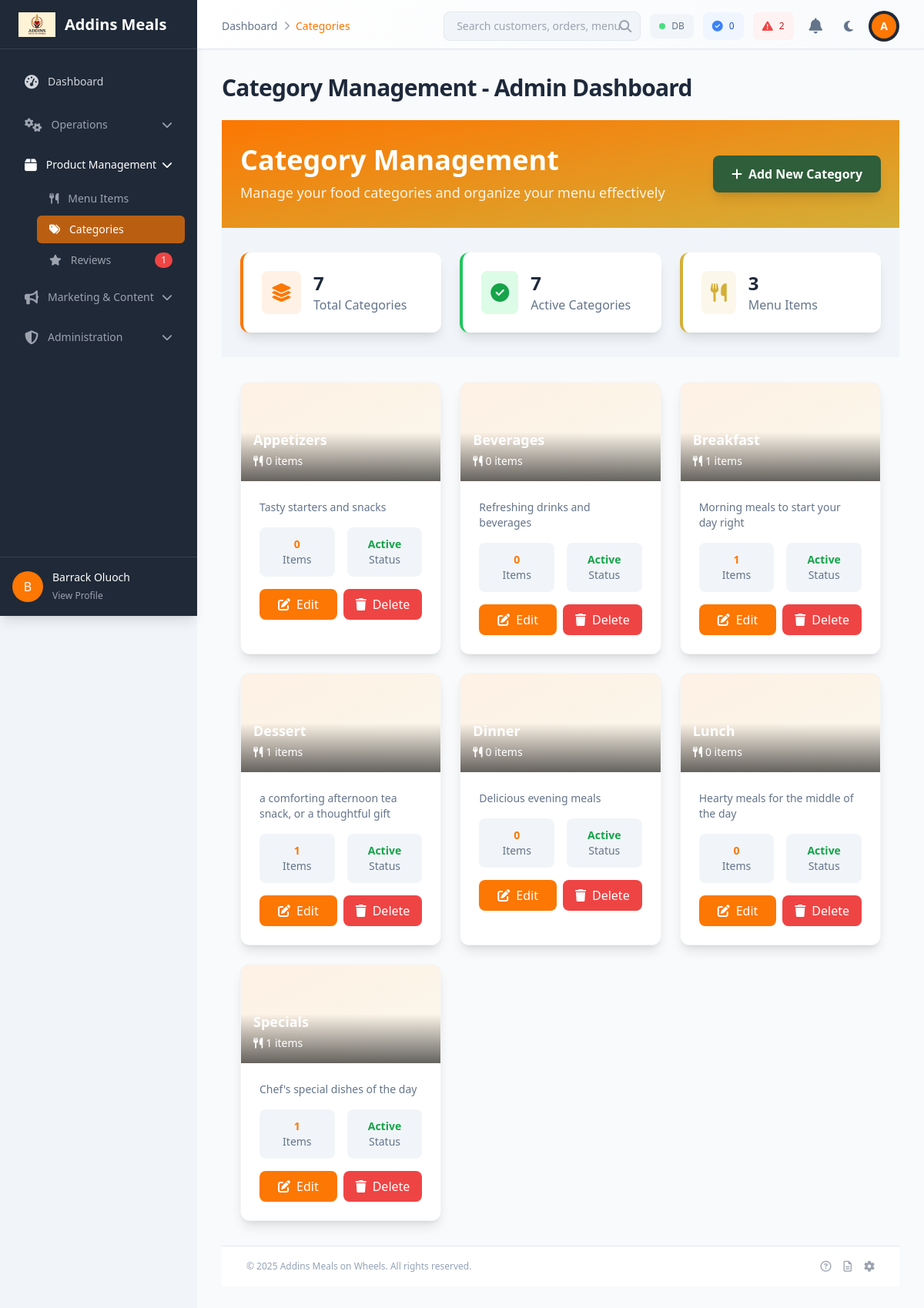
Screenshot of /admin/categories.php (signed in) with the database file from the repository.
### tables this page shows
CREATE TABLE `categories` (
  `id` int(11) NOT NULL,
  `name` varchar(100) NOT NULL,
  `description` text DEFAULT NULL,
  `image` varchar(255) DEFAULT NULL,
  `is_active` tinyint(1) DEFAULT 1,
  `created_at` timestamp NOT NULL DEFAULT current_timestamp(),
  `updated_at` timestamp NOT NULL DEFAULT current_timestamp() ON UPDATE current_timestamp()
);

### admin/categories.php (the view, shortened to what the rows shown need)
<?php
require_once '../includes/config.php';
$categories = [];
try {
    $stmt = $pdo->query("
        SELECT c.*, COUNT(mi.id) as item_count
        FROM categories c
        LEFT JOIN menu_items mi ON c.id = mi.category_id AND mi.status = 'active'
        GROUP BY c.id, c.name, c.description, c.image, c.is_active, c.created_at, c.updated_at
        ORDER BY c.name
    ");
    $categories = $stmt->fetchAll(PDO::FETCH_ASSOC);
} catch (PDOException $e) {
    $error = 'Error fetching categories: ' . $e->getMessage();
}
$page_title = 'Category Management - Admin Dashboard';
require_once 'includes/header.php';
?>
<div class="bg-gradient-to-br from-primary via-primary-dark to-secondary text-white">
    <div class="container mx-auto px-6 py-8">
        <div class="flex flex-col lg:flex-row lg:items-center lg:justify-between">
            <div>
                <h1 class="text-3xl md:text-4xl font-bold mb-2">Category Management</h1>
            </div>
        </div>
    </div>
</div>
<div class="container mx-auto px-6 py-8">
    <div class="grid grid-cols-1 md:grid-cols-2 lg:grid-cols-3 gap-6">
        <?php if (empty($categories)): ?>
            <div class="col-span-full text-center py-16">
                <div class="max-w-md mx-auto">
                    <i class="fas fa-layer-group text-6xl text-gray-300 mb-4"></i>
                    <h3 class="text-2xl font-semibold text-gray-700 mb-2">No categories found</h3>
                    <p class="text-gray-500 mb-6">Get started by creating your first category.</p>
                    <button onclick="showAddCategoryModal()"
                            class="bg-primary hover:bg-primary-dark text-white px-6 py-3 rounded-lg font-semibold transition-colors duration-200">
                        <i class="fas fa-plus mr-2"></i>
                        Add Your First Category
                    </button>
                </div>
            </div>
        <?php else: ?>
            <?php foreach ($categories as $category): ?>
                <div class="bg-white rounded-xl shadow-lg hover:shadow-xl transition-all duration-300 overflow-hidden border border-gray-100">
                    <div class="relative h-32 bg-gradient-to-br from-primary/10 to-secondary/10">
                        <div class="absolute inset-0 bg-gradient-to-t from-black/60 via-transparent to-transparent"></div>
                        <div class="absolute bottom-0 left-0 right-0 p-4 text-white">
                            <h3 class="text-lg font-bold mb-1"><?php echo htmlspecialchars($category['name']); ?></h3>
                            <div class="flex items-center text-sm">
                                <i class="fas fa-utensils mr-1"></i>
                                <span><?php echo $category['item_count']; ?> items</span>
                            </div>
                        </div>
                    </div>
                    <div class="p-6">
                        <p class="text-gray-600 text-sm mb-4 line-clamp-3">
                            <?php echo htmlspecialchars($category['description'] ?? 'No description available'); ?>
                        </p>
                        <div class="grid grid-cols-2 gap-4 mb-4 text-sm">
                            <div class="text-center p-3 bg-gray-50 rounded-lg">
                                <div class="font-bold text-primary"><?php echo $category['item_count']; ?></div>
                                <div class="text-gray-600">Items</div>
                            </div>
                            <div class="text-center p-3 bg-gray-50 rounded-lg">
                                <div class="font-bold text-green-600"><?php echo $category['is_active'] ? 'Active' : 'Inactive'; ?></div>
                                <div class="text-gray-600">Status</div>
                            </div>
                        </div>
                        <div class="flex gap-2">
                            <button onclick="editCategory(<?php echo htmlspecialchars(json_encode($category)); ?>)"
                                    class="flex-1 bg-primary hover:bg-primary-dark text-white px-4 py-2 rounded-lg font-medium transition-colors duration-200 flex items-center justify-center">
                                <i class="fas fa-edit mr-2"></i>
                                Edit
                            </button>
                            <form action="" method="POST" class="flex-1" onsubmit="return false;">
                                <button type="button" onclick="event.preventDefault(); confirmDeleteCategory(<?php echo $category['id']; ?>, '<?php echo htmlspecialchars(addslashes($category['name'])); ?>');"
                                        class="w-full bg-red-500 hover:bg-red-600 text-white px-4 py-2 rounded-lg font-medium transition-colors duration-200 flex items-center justify-center">
                                    <i class="fas fa-trash mr-2"></i>
                                    Delete
                                </button>
                            </form>
                        </div>
                    </div>
                </div>
            <?php endforeach; ?>
        <?php endif; ?>
    </div>
</div>
<?php
require_once 'includes/footer.php';
?>

### admin/includes/header.php (shortened to what the rows shown need)
<?php
global $pdo;
$page_title = $page_title ?? 'Dashboard';
if (file_exists(dirname(__DIR__) . '/functions.php')) {
    require_once dirname(__DIR__) . '/functions.php';
} elseif (file_exists(dirname(__DIR__, 2) . '/includes/functions.php')) {
      require_once dirname(__DIR__, 2) . '/includes/functions.php';
} else {
    if (!function_exists('getCount')) {
        function getCount($pdo, $table, $where_clause = '') {
            global $pdo;
            $sql = "SELECT COUNT(*) FROM $table";
            if (!empty($where_clause)) {
                $sql .= " WHERE " . $where_clause;
            }
            $stmt = $pdo->prepare($sql);
            $stmt->execute();
            return $stmt->fetchColumn();
        }
    }
}
$systemStatus = [
    'database' => true,
    'orders_today' => 0,
    'pending_orders' => 0,
    'server_load' => 'normal'
];
try {
    global $pdo;
    if (function_exists('getCount')) {
        $systemStatus['orders_today'] = getCount($pdo, 'orders', "status = 'completed' AND DATE(created_at) = CURDATE()");
        $systemStatus['pending_orders'] = getCount($pdo, 'orders', 'status = "pending"');
    } else {
        error_log("Warning: getCount function not found or defined in header.php context.");
    }
} catch (PDOException $e) {
    error_log("System status info error: " . $e->getMessage());
    $systemStatus['database'] = false;
}
?>
<!DOCTYPE html>
<html lang="en">
<head>
    <script src="https://cdn.tailwindcss.com"></script>
    <link href="https://cdn.jsdelivr.net/npm/sweetalert2@11/dist/sweetalert2.min.css" rel="stylesheet">
    <link rel="stylesheet" href="https://cdnjs.cloudflare.com/ajax/libs/font-awesome/6.4.0/css/all.min.css" xintegrity="sha512-iecdLmaskl7CVkqkXNQ/ZH/XLlvWZOJyj7Yy7tcenmpD1ypASozpmT/E0iPtmFIB46ZmdtAc9eNBvH0H/ZpiBw==" />
</head>
<body class="bg-gray-100" x-data="{ sidebarOpen: false }" :class="sidebarOpen ? 'noscroll' : ''">
    <div class="main-content">
        <header class="bg-dark shadow-sm header border-b border-gray-200 header-container">
            <div class="max-w-full px-4 py-3 sm:px-6 lg:px-8">
                <div class="flex flex-col lg:flex-row lg:items-center lg:justify-between space-y-4 lg:space-y-0">
                    <div class="flex items-center justify-between lg:justify-end space-x-3 w-full lg:w-auto">
                        <div class="hidden lg:flex items-center space-x-3">
                            <div class="flex items-center space-x-2 px-3 py-2 bg-red-50 dark:bg-red-900 rounded-lg">
                                <i class="fas fa-exclamation-triangle text-red-500 text-sm"></i>
                                <span class="text-xs font-medium text-red-700 dark:text-red-300" title="Orders Pending"><?php echo $systemStatus['pending_orders']; ?></span>
                            </div>
                        </div>
                    </div>
                </div>
            </div>
        </header>
        <div class="content-container">
            <div class="p-4 sm:p-6 lg:p-8">
                <h1 class="text-3xl font-bold tracking-tight text-gray-900 dark:text-white mb-6 hidden sm:block">
                    <?php echo htmlspecialchars($page_title); ?>
                </h1>

### rows the page displays
categories: id "2", name "Lunch", item_count "0", description "Hearty meals for the middle of the day", is_active "Active"
categories: name "Appetizers", item_count "0", description "Tasty starters and snacks", is_active "Active"
categories: name "Beverages", item_count "0", description "Refreshing drinks and beverages", is_active "Active"
categories: name "Breakfast", item_count "1", description "Morning meals to start your day right", is_active "Active"
categories: name "Dessert", item_count "1", description "a comforting afternoon tea snack, or a thoughtful gift", is_active "Active"
categories: name "Dinner", item_count "0", description "Delicious evening meals", is_active "Active"
categories: name "Specials", item_count "1", description "Chef's special dishes of the day", is_active "Active"

### other values shown
$pending_count "1"
substr($_SESSION['username'] ?? 'A', 0, 1) "B"
$_SESSION['username'] "Barrack Oluoch"
$breadcrumb['name'] "Dashboard"
$breadcrumb['name'] "Categories"
$systemStatus['orders_today'] "0"
substr($_SESSION['name'] ?? 'A', 0, 1) "A"
$page_title "Category Management - Admin Dashboard"
$totalCategories "7"
$activeCategories "7"
$totalItems "3"
